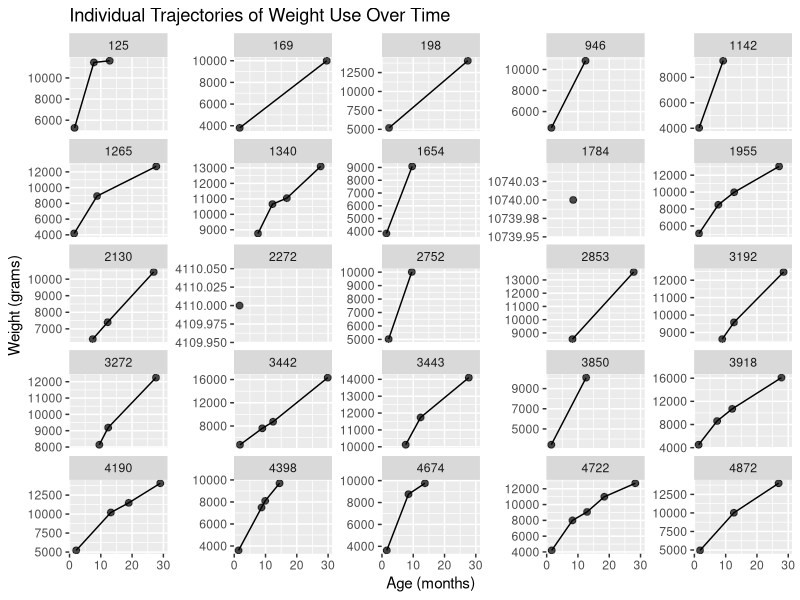
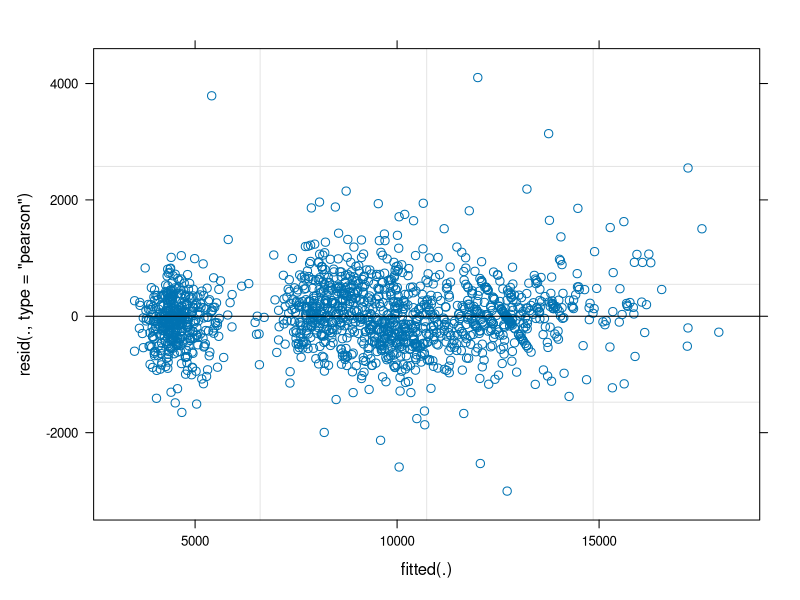
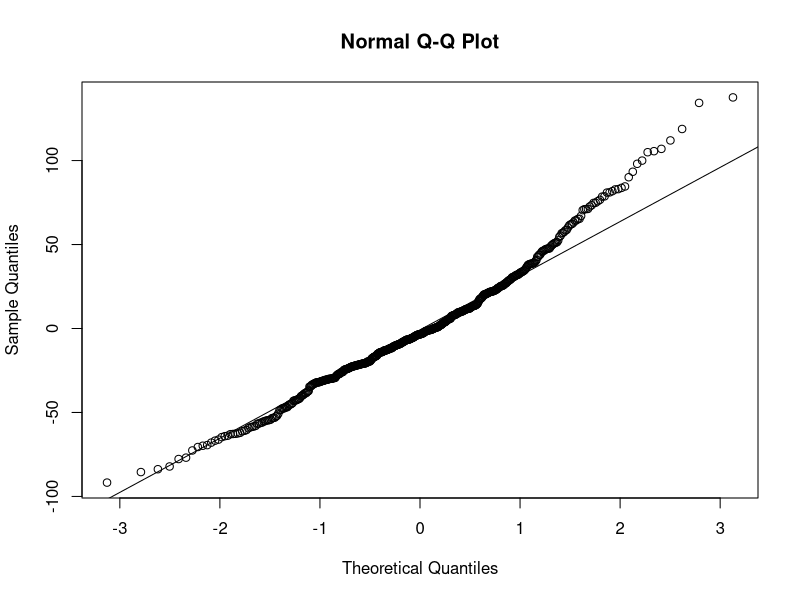

These charts were generated, in order, by the following R code:
## ---- chunk 1
#| label: setup
#| include: false

# configure global options for R code chunks:
# warning = F to suppress the display of warning messages generated during the execution of code chunks
# message = F to suppress the display of messages produced during the execution of code chunks
knitr::opts_chunk$set(warning = FALSE, message = FALSE, eval = TRUE)

# This qmd file requires the following packages to be installed:
#c("dplyr", "ggplot2", "emmeans", "lme4", "lmerTest")
## ---- chunk 2
# Load the required libraries
library(dplyr)
library(ggplot2)
library(lmerTest)

asian_data <- read.csv("downloads/asian_data.csv")

# Convert all character variables into factors
asian_data <- asian_data %>%
  mutate_if(is.character, as.factor)

# Inspect the structure of the dataset
str(asian_data)
## ---- chunk 3
# Sample 25 individuals for visualization
set.seed(123)
sample_ids <- sample(unique(asian_data$ChildID), 25)

# Filter the data for the sampled individuals
sample_data <- asian_data %>%
  filter(ChildID %in% sample_ids)

# Create a facet plot of individual trajectories
ggplot(sample_data, aes(x = Age, y = Weight, group = ChildID)) +
  geom_line() +
  geom_point(size = 2, alpha = 0.7) + 
  facet_wrap(~ChildID, scales = "free_y") +
  labs(title = "Individual Trajectories of Weight Use Over Time",
       x = "Age (months)",
       y = "Weight (grams)")
## ---- chunk 4
asian_data <- asian_data %>%
  mutate(Age_Centered = Age - mean(Age),
         Age_Centered_Squared = Age_Centered^2)
## ---- chunk 5
# Fit a random slope model with Age_centered and Age_Centered_Squared
model <- lmer(Weight ~ Age_Centered + Age_Centered_Squared + (Age_Centered | ChildID), data = asian_data)
summary(model)
## ---- chunk 6
# Fit a random slope model with gender, BirthWeight, and interactions with Age_centered and Age_Centered_Squared
model <- lmer(Weight ~ (Age_Centered + Age_Centered_Squared)*(Gender) + (Age_Centered | ChildID), data = asian_data, control = lmerControl(optimizer = "bobyqa"))
summary(model)

model2 <- lmer(Weight ~ (Age_Centered + Age_Centered_Squared)*(Gender) + (Age_Centered | ChildID), data = asian_data, control = lmerControl(optimizer = "bobyqa"))
summary(model2)

plot(model2)
qqnorm(ranef(model2)$ChildID[, "Age_Centered"])
qqline(ranef(model2)$ChildID[, "Age_Centered"])
